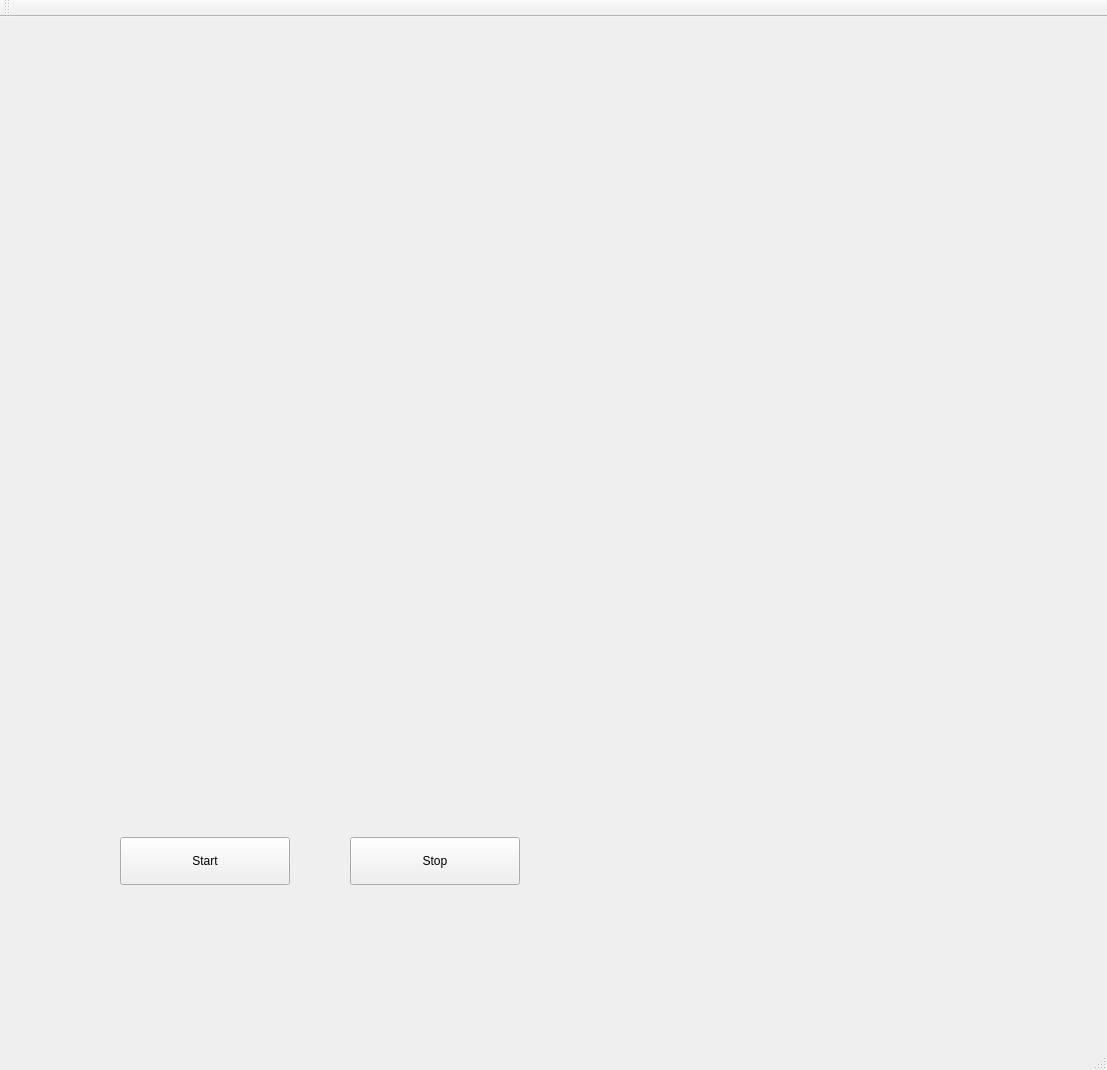
<?xml version="1.0" encoding="UTF-8"?>
<ui version="4.0">
 <class>MainWindow</class>
 <widget class="QMainWindow" name="MainWindow">
  <property name="geometry">
   <rect>
    <x>0</x>
    <y>0</y>
    <width>1107</width>
    <height>1070</height>
   </rect>
  </property>
  <property name="windowTitle">
   <string>MainWindow</string>
  </property>
  <widget class="QWidget" name="centralWidget">
   <widget class="QCustomPlot" name="widget" native="true">
    <property name="geometry">
     <rect>
      <x>90</x>
      <y>90</y>
      <width>841</width>
      <height>681</height>
     </rect>
    </property>
   </widget>
   <widget class="QPushButton" name="pushButton">
    <property name="geometry">
     <rect>
      <x>120</x>
      <y>820</y>
      <width>170</width>
      <height>48</height>
     </rect>
    </property>
    <property name="text">
     <string>Start</string>
    </property>
   </widget>
   <widget class="QPushButton" name="pushButton_2">
    <property name="geometry">
     <rect>
      <x>350</x>
      <y>820</y>
      <width>170</width>
      <height>48</height>
     </rect>
    </property>
    <property name="text">
     <string>Stop</string>
    </property>
   </widget>
  </widget>
  <widget class="QMenuBar" name="menuBar">
   <property name="geometry">
    <rect>
     <x>0</x>
     <y>0</y>
     <width>1107</width>
     <height>39</height>
    </rect>
   </property>
  </widget>
  <widget class="QToolBar" name="mainToolBar">
   <attribute name="toolBarArea">
    <enum>TopToolBarArea</enum>
   </attribute>
   <attribute name="toolBarBreak">
    <bool>false</bool>
   </attribute>
  </widget>
  <widget class="QStatusBar" name="statusBar"/>
 </widget>
 <layoutdefault spacing="6" margin="11"/>
 <customwidgets>
  <customwidget>
   <class>QCustomPlot</class>
   <extends>QWidget</extends>
   <header>qcustomplot.h</header>
   <container>1</container>
  </customwidget>
 </customwidgets>
 <resources/>
 <connections/>
</ui>
